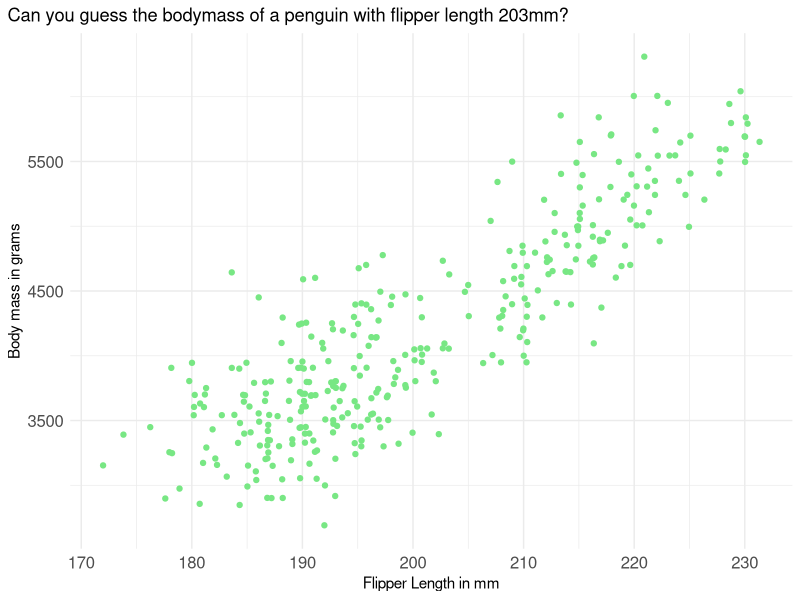

Generate this figure with R:
## ---- chunk 1
#| echo: false
#| warning: false
#| fig-align: center
#| column: screen

palmerpenguins::penguins |>
  ggplot2::ggplot(ggplot2::aes(flipper_length_mm,body_mass_g)) +
  ggplot2::geom_jitter(colour = "#78e784") +
  ggplot2::theme_minimal() +
  ggplot2::labs(
    title = "Can you guess the bodymass of a penguin with flipper length 203mm?",
    x = "Flipper Length in mm",
    y = "Body mass in grams"
  ) +
  ggplot2::theme(
    plot.title.position = "plot",
    axis.text = ggplot2::element_text(size = 12)
  )

